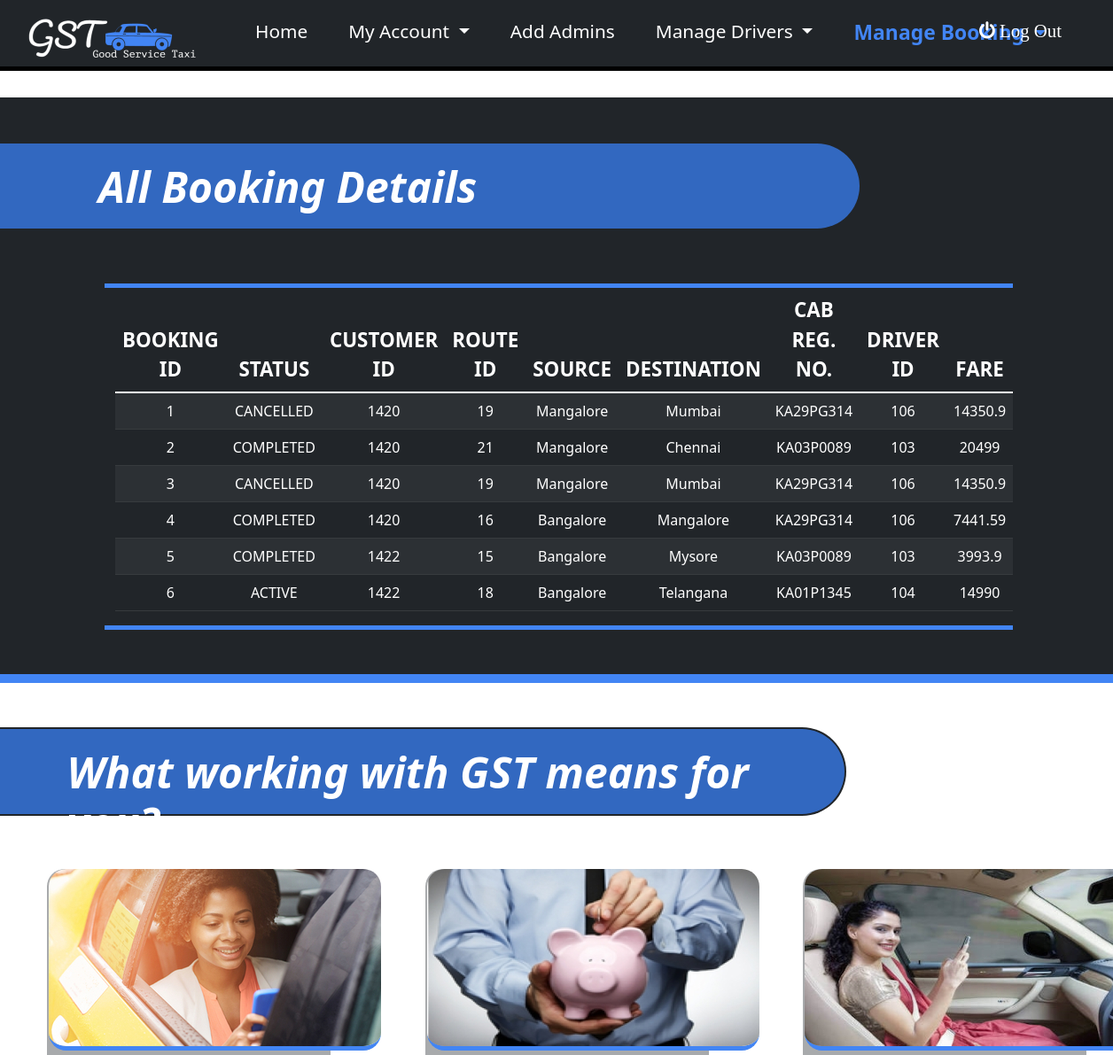
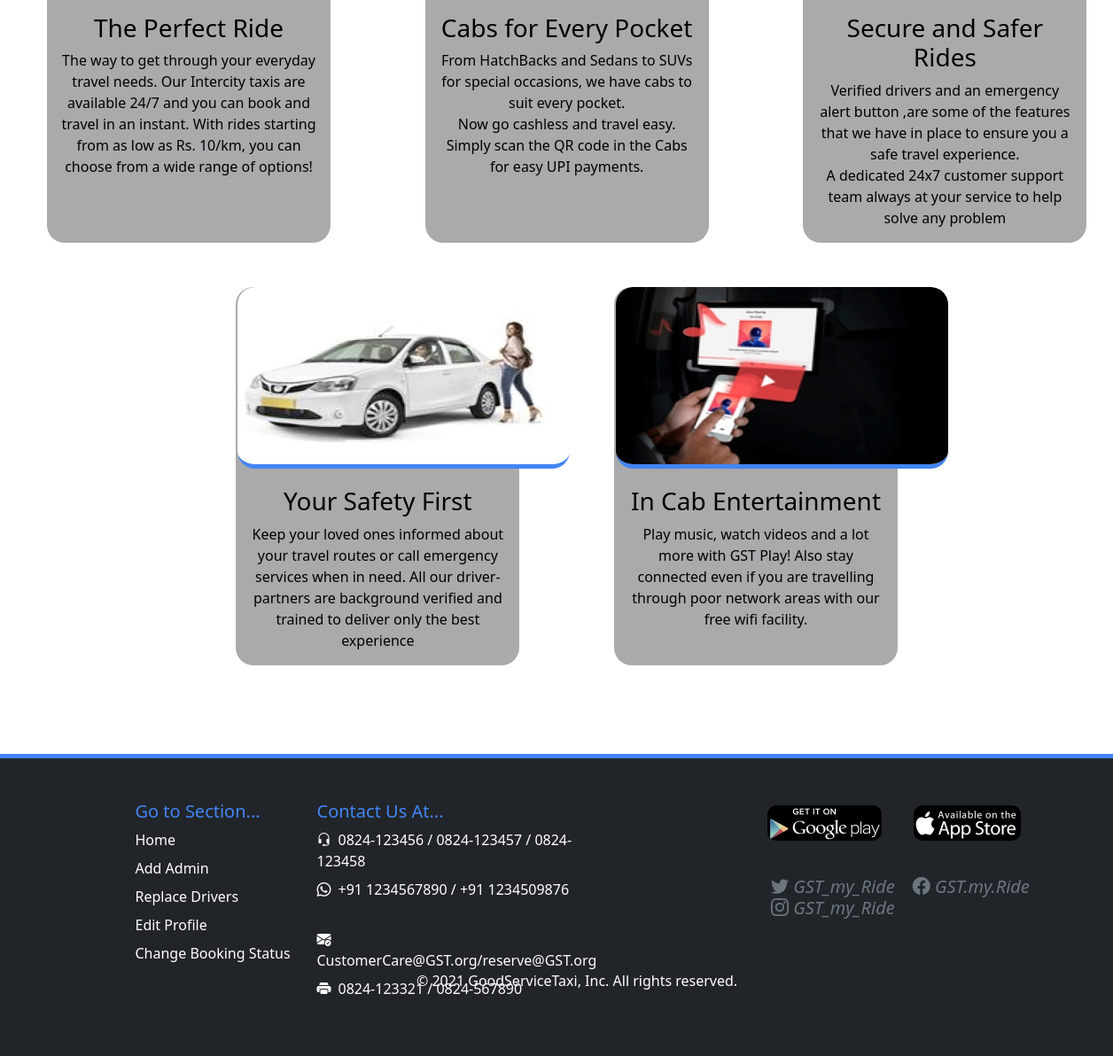
Page /ViewAll on the committed database (2 pictures, top to bottom).
### tables this page shows
CREATE TABLE Booking(
booking_id INTEGER PRIMARY KEY AUTOINCREMENT,
customer_id REFERENCES customer(customer_id),
route_id REFERENCES route(route_id),
reg_no REFERENCES Cab(reg_no),
driver_id REFERENCES CAB(driver_id),
total_fare number(10,2) not null,
status varchar2(20) default 'ACTIVE' not null);

CREATE TABLE route( 
     route_id integer primary key autoincrement, 
     source varchar2(20), 
    destination varchar2(20), 
   fare number(10,2) NOT NULL, 
   distance varchar2(10), 
   time varchar2(10));

### app.py (the view)
@app.route('/ViewAll',methods=("GET","POST"))
def ViewAll():
    con = sqlite3.connect("DBMS.db")
    cur = con.cursor()
    query = "SELECT * FROM BOOKING ORDER BY CUSTOMER_ID"
    cur.execute(query)
    rows = cur.fetchall()
    row2 = []
    for i in rows:
        row3 = []
        for j in range(len(i)):
            row3.append(i[j])
        row2.append(row3)
    if len(rows)==0:
        flash("No Bookings Founds !!!")
        return render_template('Adminindex.html',userid=userid,adminid=adminid)
    for i in row2:
        cur.execute("select route_id,source,destination from route where route_id="+str(i[2]))
        i[2]=cur.fetchone()
    con.close()
    return render_template('ViewAll.html',adminid=adminid,rows=row2)

### templates/ViewAll.html (shortened to what this page needs)
{% extends "AdminBase.html" %}
{% block content %}
<div class="row" id="mainContainer">
  <h1 class="title2">All Booking Details</h1>
  <div id="table" class="col-10 offset-1"  >
    <table class="table table-dark table-striped">
      <thead>
          <tr>
            <th scope="col">BOOKING ID</th>
            <th scope="col">STATUS</th>
            <th scope="col">CUSTOMER ID</th>
            <th scope="col">ROUTE ID</th>
            <th scope="col">SOURCE</th>
            <th scope="col">DESTINATION</th>
            <th scope="col">CAB REG. NO.</th>
            <th scope="col">DRIVER ID</th>
            <th scope="col">FARE</th>
          </tr>
      </thead>
      <tbody>
          {% for rowdata in rows %}
          <tr>
            <td>{{rowdata[0]}}</td>
            <td>{{rowdata[6]}}</td>
            <td>{{rowdata[1]}}</td>
            <td>{{rowdata[2][0]}}</td>
            <td>{{rowdata[2][1]}}</td>
            <td>{{rowdata[2][2]}}</td>
            <td>{{rowdata[3]}}</td>
            <td>{{rowdata[4]}}</td>
            <td>{{rowdata[5]}}</td>
          </tr>
          {% endfor %}
      </tbody>
  </table>
  </div>
</div>
{% endblock %}

### templates/ViewAll.html (style rules this page uses)
#mainContainer { background-color: #212529;margin-top: 30px; color: white;padding-left: 50px; border-bottom: 10px #4285F4 solid; }
.title2 { color: white;font-weight: 700;margin-left: -50px;background-color: #4285F4;padding-top: 20px; padding-left: 20%;border-top-right-radius: 50px;border-bottom-right-radius: 50px; width: 80%;height: 100px; border: 2px #212529 solid; border-left: 0px;margin-bottom: 60px;margin-top: 50px; font-size: 3em;font-style: italic; }
#table { margin-top: 0px; margin-bottom: 50px; margin-left: 80px; border-top: 5px #4285F4 solid; border-bottom: 5px #4285F4 solid; }
th { font-size: 1.4em;text-align: center; }
tr { text-align: center; }

### templates/AdminBase.html (style rules this page uses)
.title2 { color: white;font-weight: 700;margin-left: -50px;background-color: #3268c0;padding-top: 20px; padding-left: 10%;border-top-right-radius: 50px;border-bottom-right-radius: 50px; width: 80%;height: 100px; border: 2px #212529 solid; border-left: 0px;margin-bottom: 60px;margin-top: 50px; font-size: 3em;font-style: italic; }

### rows in the picture
Booking: booking_id "1", status "CANCELLED", customer "1420", route_id "19", source "Mangalore", destination "Mumbai", reg_no "KA29PG314", driver "106", total_fare "14350.9"
Booking: booking_id "2", status "COMPLETED", customer "1420", route_id "21", source "Mangalore", destination "Chennai", reg_no "KA03P0089", driver "103", total_fare "20499"
Booking: booking_id "3", status "CANCELLED", customer "1420", route_id "19", source "Mangalore", destination "Mumbai", reg_no "KA29PG314", driver "106", total_fare "14350.9"
Booking: booking_id "4", status "COMPLETED", customer "1420", route_id "16", source "Bangalore", destination "Mangalore", reg_no "KA29PG314", driver "106", total_fare "7441.59"
Booking: booking_id "5", status "COMPLETED", customer "1422", route_id "15", source "Bangalore", destination "Mysore", reg_no "KA03P0089", driver "103", total_fare "3993.9"
Booking: booking_id "6", status "ACTIVE", customer "1422", route_id "18", source "Bangalore", destination "Telangana", reg_no "KA01P1345", driver "104", total_fare "14990"
